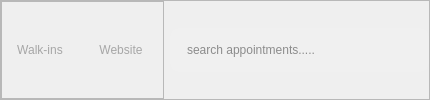
               <widget class="QFrame" name="frame_5">
                <property name="sizePolicy">
                 <sizepolicy hsizetype="Preferred" vsizetype="Expanding">
                  <horstretch>0</horstretch>
                  <verstretch>0</verstretch>
                 </sizepolicy>
                </property>
                <property name="maximumSize">
                 <size>
                  <width>16777215</width>
                  <height>100</height>
                 </size>
                </property>
                <property name="styleSheet">
                 <string notr="true">QPushButton {
    border: none;
    background-color: transparent;
    color: rgb(166, 166, 166);
	font-family:&quot;Montserrat SemiBold&quot;;
    font-weight: 63;
    padding: 10px 15px;
    border-radius: 5px;
}


QPushButton:hover {
    background-color:rgb(194, 194, 194);
	border-radius:5px;
}
QPushButton:checked {
    background-color:rgb(252, 213, 151);   /* Active bg color */
	border-radius:5px;
    color: rgb(40, 40, 40);                         
}</string>
                </property>
                <property name="frameShape">
                 <enum>QFrame::StyledPanel</enum>
                </property>
                <property name="frameShadow">
                 <enum>QFrame::Raised</enum>
                </property>
                <layout class="QHBoxLayout" name="horizontalLayout_11">
                 <property name="leftMargin">
                  <number>0</number>
                 </property>
                 <property name="topMargin">
                  <number>0</number>
                 </property>
                 <property name="rightMargin">
                  <number>0</number>
                 </property>
                 <property name="bottomMargin">
                  <number>0</number>
                 </property>
                 <item>
                  <widget class="QFrame" name="frame_6">
                   <property name="sizePolicy">
                    <sizepolicy hsizetype="Preferred" vsizetype="Expanding">
                     <horstretch>0</horstretch>
                     <verstretch>0</verstretch>
                    </sizepolicy>
                   </property>
                   <property name="frameShape">
                    <enum>QFrame::StyledPanel</enum>
                   </property>
                   <property name="frameShadow">
                    <enum>QFrame::Raised</enum>
                   </property>
                   <layout class="QHBoxLayout" name="horizontalLayout_12">
                    <property name="leftMargin">
                     <number>0</number>
                    </property>
                    <property name="topMargin">
                     <number>7</number>
                    </property>
                    <property name="rightMargin">
                     <number>5</number>
                    </property>
                    <property name="bottomMargin">
                     <number>7</number>
                    </property>
                    <item>
                     <widget class="QPushButton" name="walkInBtn">
                      <property name="sizePolicy">
                       <sizepolicy hsizetype="Minimum" vsizetype="Expanding">
                        <horstretch>0</horstretch>
                        <verstretch>0</verstretch>
                       </sizepolicy>
                      </property>
                      <property name="minimumSize">
                       <size>
                        <width>0</width>
                        <height>45</height>
                       </size>
                      </property>
                      <property name="maximumSize">
                       <size>
                        <width>16777215</width>
                        <height>60</height>
                       </size>
                      </property>
                      <property name="styleSheet">
                       <string notr="true"/>
                      </property>
                      <property name="text">
                       <string>Walk-ins</string>
                      </property>
                     </widget>
                    </item>
                    <item>
                     <widget class="QPushButton" name="websiteBtn">
                      <property name="sizePolicy">
                       <sizepolicy hsizetype="Minimum" vsizetype="Expanding">
                        <horstretch>0</horstretch>
                        <verstretch>0</verstretch>
                       </sizepolicy>
                      </property>
                      <property name="minimumSize">
                       <size>
                        <width>0</width>
                        <height>45</height>
                       </size>
                      </property>
                      <property name="maximumSize">
                       <size>
                        <width>16777215</width>
                        <height>60</height>
                       </size>
                      </property>
                      <property name="styleSheet">
                       <string notr="true"/>
                      </property>
                      <property name="text">
                       <string>Website</string>
                      </property>
                     </widget>
                    </item>
                   </layout>
                  </widget>
                 </item>
                 <item alignment="Qt::AlignVCenter">
                  <widget class="QFrame" name="searchframe_2">
                   <property name="sizePolicy">
                    <sizepolicy hsizetype="Preferred" vsizetype="Preferred">
                     <horstretch>0</horstretch>
                     <verstretch>0</verstretch>
                    </sizepolicy>
                   </property>
                   <property name="styleSheet">
                    <string notr="true"/>
                   </property>
                   <layout class="QHBoxLayout" name="horizontalLayout_9">
                    <property name="spacing">
                     <number>0</number>
                    </property>
                    <property name="sizeConstraint">
                     <enum>QLayout::SetDefaultConstraint</enum>
                    </property>
                    <property name="leftMargin">
                     <number>0</number>
                    </property>
                    <property name="topMargin">
                     <number>0</number>
                    </property>
                    <property name="rightMargin">
                     <number>0</number>
                    </property>
                    <property name="bottomMargin">
                     <number>0</number>
                    </property>
                    <item>
                     <widget class="QLineEdit" name="searchBar_2">
                      <property name="sizePolicy">
                       <sizepolicy hsizetype="Preferred" vsizetype="Preferred">
                        <horstretch>0</horstretch>
                        <verstretch>0</verstretch>
                       </sizepolicy>
                      </property>
                      <property name="minimumSize">
                       <size>
                        <width>234</width>
                        <height>44</height>
                       </size>
                      </property>
                      <property name="maximumSize">
                       <size>
                        <width>16777215</width>
                        <height>50</height>
                       </size>
                      </property>
                      <property name="autoFillBackground">
                       <bool>false</bool>
                      </property>
                      <property name="styleSheet">
                       <string notr="true">QLineEdit#searchBar_2 {
    background-color: #F0F0F0;
    border-top-left-radius: 10px;
 	border-bottom-left-radius: 10px;
    font: 57 12pt &quot;Montserrat Medium&quot;;
    color: rgb(39, 39, 39);
    padding-left: 15px;
    border: none;
}
</string>
                      </property>
                      <property name="placeholderText">
                       <string>search appointments.....</string>
                      </property>
                     </widget>
                    </item>
                    <item>
                     <widget class="QFrame" name="searchButton_2">
                      <property name="sizePolicy">
                       <sizepolicy hsizetype="Fixed" vsizetype="Expanding">
                        <horstretch>0</horstretch>
                        <verstretch>0</verstretch>
                       </sizepolicy>
                      </property>
                      <property name="maximumSize">
                       <size>
                        <width>16777215</width>
                        <height>50</height>
                       </size>
                      </property>
                      <property name="styleSheet">
                       <string notr="true">QFrame#searchButton_2{
background-color: #F0F0F0;
border-top-right-radius:10px;
border-bottom-right-radius:10px;
}
</string>
                      </property>
                      <property name="frameShape">
                       <enum>QFrame::StyledPanel</enum>
                      </property>
                      <property name="frameShadow">
                       <enum>QFrame::Raised</enum>
                      </property>
                      <layout class="QHBoxLayout" name="horizontalLayout_10">
                       <property name="spacing">
                        <number>9</number>
                       </property>
                       <property name="leftMargin">
                        <number>9</number>
                       </property>
                       <property name="topMargin">
                        <number>9</number>
                       </property>
                       <property name="rightMargin">
                        <number>9</number>
                       </property>
                       <property name="bottomMargin">
                        <number>9</number>
                       </property>
                       <item>
                        <widget class="QLabel" name="searchIcon_2">
                         <property name="maximumSize">
                          <size>
                           <width>24</width>
                           <height>24</height>
                          </size>
                         </property>
                         <property name="styleSheet">
                          <string notr="true"/>
                         </property>
                         <property name="text">
                          <string/>
                         </property>
                         <property name="pixmap">
                          <pixmap resource="resource.qrc">:/Icons/Icons/searchIcon.png</pixmap>
                         </property>
                         <property name="scaledContents">
                          <bool>true</bool>
                         </property>
                        </widget>
                       </item>
                      </layout>
                     </widget>
                    </item>
                   </layout>
                  </widget>
                 </item>
                </layout>
               </widget>
